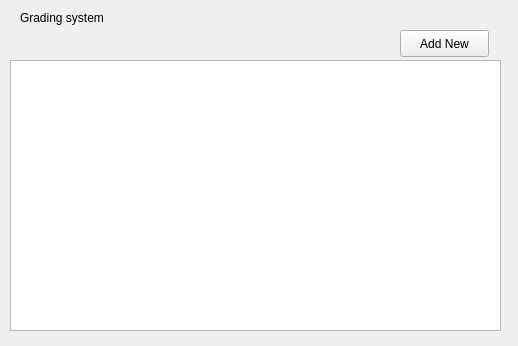
<?xml version="1.0" encoding="UTF-8"?>
<ui version="4.0">
 <class>Gradingsystem</class>
 <widget class="QWidget" name="Gradingsystem">
  <property name="geometry">
   <rect>
    <x>0</x>
    <y>0</y>
    <width>518</width>
    <height>346</height>
   </rect>
  </property>
  <property name="windowTitle">
   <string>Form</string>
  </property>
  <widget class="QLabel" name="label">
   <property name="geometry">
    <rect>
     <x>20</x>
     <y>10</y>
     <width>111</width>
     <height>16</height>
    </rect>
   </property>
   <property name="text">
    <string>Grading system</string>
   </property>
  </widget>
  <widget class="QTableView" name="tableView">
   <property name="geometry">
    <rect>
     <x>10</x>
     <y>60</y>
     <width>491</width>
     <height>271</height>
    </rect>
   </property>
  </widget>
  <widget class="QPushButton" name="pushButton">
   <property name="geometry">
    <rect>
     <x>400</x>
     <y>30</y>
     <width>89</width>
     <height>27</height>
    </rect>
   </property>
   <property name="text">
    <string>Add New</string>
   </property>
  </widget>
 </widget>
 <resources/>
 <connections/>
</ui>
